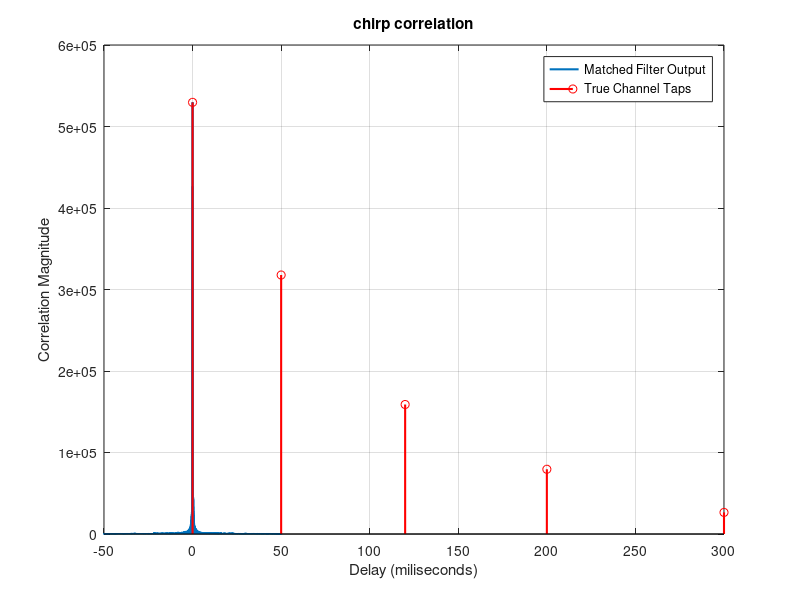

Source code (MATLAB): (Note: this script raises an error after producing the figure.)
function chirpFnc(RUN_MODE, recordedChirp_path)
% chirpFnc Runs the chirp generation, decoding, or simulation.
%
% Usage:
%   chirpFnc(1) - Generate Chirp (Save Tx .mat file)
%   chirpFnc(2) - Decode Chirp (Load recorded_chirp.mat & process)
%   chirpFnc(3) - Simulation (Pass through artificial channel & process)

    % Default to Simulation mode if no argument is provided
    if nargin < 1
        RUN_MODE = 3; 
    end

    % ==========================================
    % SYSTEM PARAMETERS
    % ==========================================
    T = 50e-3;          % duration of chirp [s]
    Fs = 200e3;         % sample frequency [Hz]
    t = (1/Fs:1/Fs: T)';
    f0 = 20000; %0.05*Fs;       % start frequency (10 kHz)
    f1 = 45000; %0.4*Fs;        % end frequency (80 kHz)
    V_peak = 10;        % Stretch for transmitter range [20Vpp]

    % Generate the signal
    y_ref = chirp(t, f0, T, f1, 'logarithmic');
    tx_signal = y_ref * V_peak;


    % ==========================================
    % MODE 1: GENERATE & SAVE ONLY
    % ==========================================
    if RUN_MODE == 1
        disp('--- MODE 1: GENERATING CHIRP ---');
        filename = 'Chirp_Tx.mat';
        y_scaled = tx_signal; 
        save(filename, 'y_scaled', 'Fs');
        disp(['Success: Chirp signal saved as ', filename]);
        
        % Verify visually
        figure;
        pspectrum(y_scaled, Fs, 'spectrogram', 'TimeResolution', 1e-3, ...
            'OverlapPercent', 99, 'Leakage', 0.85);
        title('Transmitted Signal Spectrogram');
        
        return; % Exits the function early
    end


    % ==========================================
    % MODE 2 & 3: SIGNAL SETUP
    % ==========================================
    has_true_taps = false; % Flag for plotting

    if RUN_MODE == 2
        disp('--- MODE 2: DECODING REAL CHANNEL ---');

        if nargin<2 || isempty(recordedChirp_path)
            disp('recorded chirp file not found. searching for default file');
            recordedChirp_path = 'chirp_recorded_result.mat';
        end
        
        % Load the recorded received signal
        if ~isfile(recordedChirp_path)
            error('%s not found in current directory.', recordedChirp_path);
        end
        rx_data = load(recordedChirp_path);
        
        % Dynamically grab the first variable inside recorded_chirp.mat 
        fields = fieldnames(rx_data);
        recorded_table = rx_data.(fields{1}); 

        if istable(recorded_table) || istimetable(recorded_table)
            if ismember('Dev4_ai0', recorded_table.Properties.VariableNames)
                rx_signal = recorded_table.Dev4_ai0;
                disp('Extracted data from channel Dev4_ai0');
            else
                error('Column: Dev4_ai0 was not found in the data table');
            end
        else
            rx_signal = recorded_table;
        end

        rx_signal = double(rx_signal(:));

    elseif RUN_MODE == 3
        disp('--- MODE 3: SIMULATION ---');
        
        %Create the 5-Tap Decaying Channel
        tap_delays = [0, 50, 120, 200, 300]; 
        tap_delays_samples = round(tap_delays * 1e-6 * Fs);
        tap_amps = [1.0, 0.6, 0.3, 0.15, 0.05];
        
        channel_length = max(tap_delays_samples) + 1;
        h_true = zeros(channel_length, 1);
        h_true(tap_delays_samples + 1) = tap_amps; 
        
        % 2. Pass signal through channel and add noise
        rx_signal = filter(h_true, 1, tx_signal);
        rx_signal = awgn(rx_signal, 20, 'measured'); 
        
        has_true_taps = true; % Tell the plotting section to draw the red stems
    end


    % ==========================================
    % UNIFIED DECODE & PROCESSING (Runs for Mode 2 & 3)
    % ==========================================

    %Matched Filter (Cross-Correlation)
    [corr_out, lags] = xcorr(rx_signal, tx_signal); %for decode mode tx_signal = the original clean chirp

    % Convert lags to miliseconds and keep only positive delays
    time_lags_ms = (lags / Fs) * 1e3;

    % Visualization: Impulse Response
    figure;
    plot(time_lags_ms, abs(corr_out), 'LineWidth', 1.5);
    hold on;

    if has_true_taps
        % Overlay true taps for simulation mode
        stem(tap_delays, tap_amps * max(abs(corr_out)), 'r', 'LineWidth', 1.5);
        legend('Matched Filter Output', 'True Channel Taps');
    else
        legend('Matched Filter Output');
    end

    title('chirp correlation');
    xlabel('Delay (miliseconds)');
    ylabel('Correlation Magnitude');
    grid on;

    %Extract Peaks (Taps)
    threshold = 0.1 * max(abs(corr_positive)); 
    min_dist_samples = round(14e-6 * Fs); % Based on 70kHz BW resolution

    [peak_amps, peak_locs] = findpeaks(abs(corr_positive), ...
        'MinPeakHeight', threshold, 'MinPeakDistance', min_dist_samples);

    % Normalize delays (n=0 for first arrival)
    delay_samples = peak_locs - peak_locs(1);

    % Build discrete polynomial
    max_delay = max(delay_samples);
    h_discrete = zeros(max_delay + 1, 1);
    h_discrete(delay_samples + 1) = peak_amps; 

    %Visualization: Z-Plane
    figure;
    % Transpose h_discrete to a row vector to find roots correctly
    zplane(h_discrete', 1); 
    title('Z-Plane: Zeros of the Estimated Channel');

end
